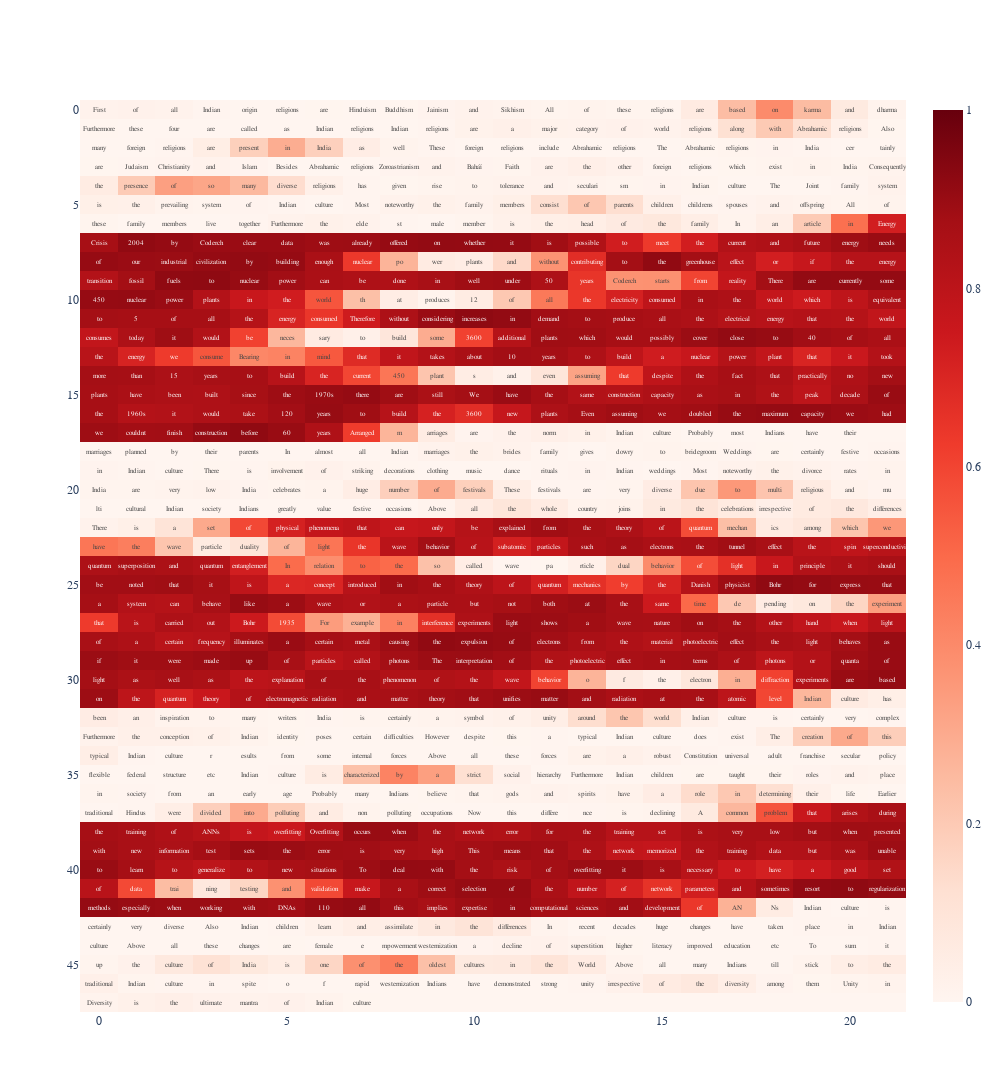

Source (notebook cell):
### Code cell
fig.show()

### Figure 1 — Plotly figure (JSON) as saved in the notebook; plotly's stock layout.template omitted (floating-point values rounded to 4 significant figures; data arrays with more than 128 entries replaced by an {"elided": "..."} marker saying what was removed)
{"data": [{"colorscale": [[0, "rgb(255,245,240)"], [0.125, "rgb(254,224,210)"], [0.25, "rgb(252,187,161)"], [0.375, "rgb(252,146,114)"], [0.5, "rgb(251,106,74)"], [0.625, "rgb(239,59,44)"], [0.75, "rgb(203,24,29)"], [0.875, "rgb(165,15,21)"], [1, "rgb(103,0,13)"]], "customdata": {"elided": "48x22 str values"}, "dx": 1, "hovertemplate": "%{customdata} <br><b>Score:%{z:.3f}<extra></extra>", "text": {"elided": "48 rows, 1055 str values in total"}, "textfont": {"size": 7}, "texttemplate": "%{text}", "type": "heatmap", "x0": 0, "z": {"elided": "48x22 float values"}, "zmax": 1, "zmin": 0}], "layout": {"font": {"family": "sans-serif"}, "height": 1200, "width": 1000, "yaxis": {"autorange": "reversed"}}}
